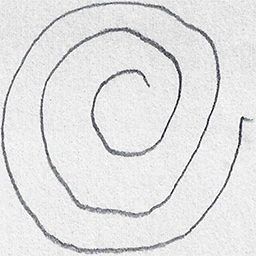
#> input picture Project Development Phase/Sprint 1/Dataset/Spiral/training/healthy/V01HE03.png, 256 x 256 px, found by its file name; its folder holds 4 pictures in this run
$ jupyter execute --allow-errors Model_Building.ipynb
#> lines starting #> are read from the running program, lines starting #| are printed output that depends on the picture; pictures that were not available may be replaced by others from this repository, and a replacement may not be noted
#Data Collection
###Download the dataset

[cell 1]
from google.colab import drive
drive.mount('/content/drive')

#Image Pre-processing
Importing the necessary libraries

[cell 2]
import numpy as np
import pandas as pd
import matplotlib.pyplot as plt
import seaborn as sns
import zipfile as zf
import os
import random
import cv2
import pickle
from imutils import build_montages
from imutils import paths
from sklearn.metrics import classification_report,confusion_matrix
from sklearn import metrics
from sklearn.preprocessing import LabelEncoder,LabelBinarizer
from sklearn.model_selection import train_test_split
from sklearn.ensemble import RandomForestClassifier,GradientBoostingClassifier,ExtraTreesClassifier
from skimage import feature
from google.colab.patches import cv2_imshow

[cell 3]
sns.set()
os.getcwd()

##Functions to load and quantify the images

[cell 4]
def quantify_image(image):
    features = feature.hog(image,
                           orientations=9,
                           pixels_per_cell=(10,10),
                           cells_per_block=(2,2),
                           transform_sqrt=True,
                           block_norm="L1")
    return features

[cell 5]
def load_split(path):
    path_images = list(paths.list_images(path))
    data=[]
    labels=[]

    for path_image in path_images:
        label = path_image.split(os.path.sep)[-2]
        image = cv2.imread(path_image)
        image = cv2.cvtColor(image,cv2.COLOR_BGR2GRAY)
        image = cv2.resize(image, (200,200))
        image = cv2.threshold(image,0,225,cv2.THRESH_BINARY_INV | cv2.THRESH_OTSU)[1]

        features = quantify_image(image)
        data.append(features)
        labels.append(label)

    return (np.array(data), np.array(labels))

#Using spiral images
##Defining the path for training data and testing data

#> (a cell that did not finish here is left out)

[cell 7]
spiral_train_healthy = os.listdir('Parkinsons/dataset/spiral/training/healthy/')
spiral_train_park = os.listdir('Parkinsons/dataset/spiral/training/parkinson/')

fp_spiral_train_healthy = 'Parkinsons/dataset/spiral/training/healthy/'
fp_spiral_train_park = 'Parkinsons/dataset/spiral/training/parkinson/'

spiral_test_healthy = os.listdir('Parkinsons/dataset/spiral/testing/healthy/')
spiral_test_park = os.listdir('Parkinsons/dataset/spiral/testing/parkinson/')

fp_spiral_test_healthy = 'Parkinsons/dataset/spiral/testing/healthy/'
fp_spiral_test_park = 'Parkinsons/dataset/spiral/testing/parkinson/'

[cell 8]
Xtrain = []
Xtest = []
outputs = []
Ytrain = []
Ytest= []

for i in spiral_train_healthy:
  image = cv2.imread(fp_spiral_train_healthy+i)
#> image is the input picture: shape (256, 256, 3); mean B, G, R 226.3, 225.7, 225.7
  image = cv2.cvtColor(image , cv2.COLOR_BGR2GRAY)
#> image: shape (256, 256)
  image = cv2.resize(image , (200,200))
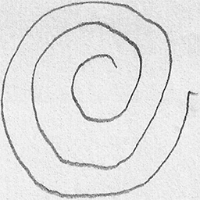
#> image: shape (200, 200); min 13, max 255, mean 225.7
  image =cv2.threshold(image, 0, 255,cv2.THRESH_BINARY_INV | cv2.THRESH_OTSU)[1]
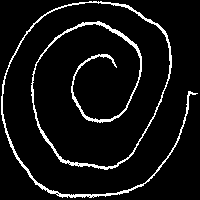
#> image: shape (200, 200); 7% white in thin lines or dots
  features = quantify_image(image)
#> in quantify_image, `features = feature.hog(image, orientations=9, pixels_per_cell=(10,10),..`: features = 12996 values, max 1 at index 2918, min 0 at index 0, mean 0.022
  Xtrain.append(features)
  Ytrain.append('healthy')
#> pass 2 of the loop `for i in spiral_train_healthy:`:
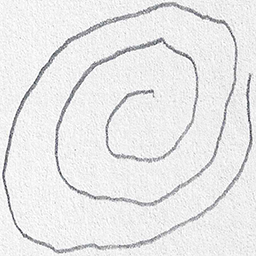
#> input picture Project Development Phase/Sprint 1/Dataset/Spiral/training/healthy/V02HE02.png, 256 x 256 px, found by its file name
#> image is the input picture: shape (256, 256, 3); mean B, G, R 232.8, 232.4, 232.4
#> `image = cv2.resize(image , (200,200))`:
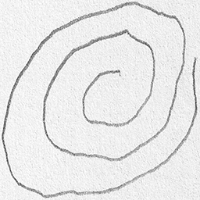
#> image: shape (200, 200); min 67, max 255, mean 232.3
#> `image =cv2.threshold(image, 0, 255,cv2.THRESH_BINARY_INV | cv2.THRESH_..`:
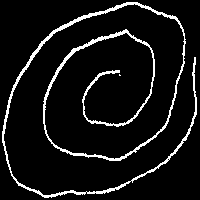
#> image: shape (200, 200); 7.8% white in thin lines or dots
#> `features = quantify_image(image)`: features = 12996 values, max 1 at index 3811, min 0 at index 0, mean 0.0215
#> pass 3 of the loop `for i in spiral_train_healthy:`:
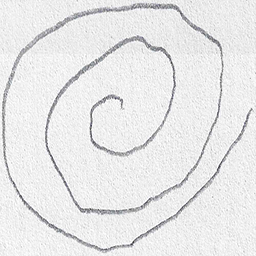
#> input picture Project Development Phase/Sprint 1/Dataset/Spiral/training/healthy/V02HE03.png, 256 x 256 px, found by its file name
#> image is the input picture: shape (256, 256, 3); mean B, G, R 232.2, 231.8, 231.8
#> `image = cv2.resize(image , (200,200))`:
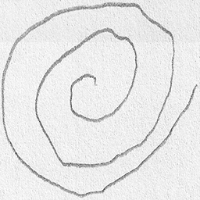
#> image: shape (200, 200); min 74, max 254, mean 231.7
#> `image =cv2.threshold(image, 0, 255,cv2.THRESH_BINARY_INV | cv2.THRESH_..`:
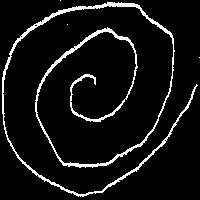
#> image: shape (200, 200); 7.3% white in thin lines or dots
#> `features = quantify_image(image)`: features = 12996 values, max 1 at index 6545, min 0 at index 0, mean 0.0211
#> the loop made 4 passes; the first 3 are shown

for i in spiral_train_park:
  image = cv2.imread(fp_spiral_train_park+i)
  image = cv2.cvtColor(image , cv2.COLOR_BGR2GRAY)
  image = cv2.resize(image , (200,200))
  image = cv2.threshold(image ,0,255,cv2.THRESH_BINARY_INV | cv2.THRESH_OTSU)[1]
  features = quantify_image(image)
#> features = 12996 values, max 1 at index 2918, min 0 at index 0, mean 0.022
  Xtrain.append(features)
  Ytrain.append('parkinson')

for i in spiral_test_healthy:
  image = cv2.imread(fp_spiral_test_healthy+i)
  outputs.append(image)
  image = cv2.cvtColor(image , cv2.COLOR_BGR2GRAY)
  image = cv2.resize(image , (200,200))
  image = cv2.threshold(image ,0,255,cv2.THRESH_BINARY_INV | cv2.THRESH_OTSU)[1]
  features = quantify_image(image)
  Xtest.append(features)
  Ytest.append('healthy')
#> pass 2 of the loop `for i in spiral_test_healthy:`:
#> `features = quantify_image(image)`: features = 12996 values, max 1 at index 3811, min 0 at index 0, mean 0.0215
#> pass 3 of the loop `for i in spiral_test_healthy:`:
#> `features = quantify_image(image)`: features = 12996 values, max 1 at index 6545, min 0 at index 0, mean 0.0211
#> the loop made 4 passes; the first 3 are shown

for i in spiral_test_park:
  image = cv2.imread(fp_spiral_test_park+i)
  outputs.append(image)
  image = cv2.cvtColor(image , cv2.COLOR_BGR2GRAY)
  image = cv2.resize(image , (200,200))
  image = cv2.threshold(image ,0,255,cv2.THRESH_BINARY_INV | cv2.THRESH_OTSU)[1]
  features = quantify_image(image)
#> features = 12996 values, max 1 at index 2918, min 0 at index 0, mean 0.022
  Xtest.append(features)
  Ytest.append('parkinson')

[cell 9]
Xtrain = np.array(Xtrain)
Xtest = np.array(Xtest)
Ytrain = np.array(Ytrain)
Ytest = np.array(Ytest)
Xtrain

[cell 10]
Ytrain

[cell 11]
Xtest

[cell 12]
Ytest

##Label Encoding

[cell 13]
label_encoder = LabelEncoder()
Ytrain = label_encoder.fit_transform(Ytrain)
Ytest = label_encoder.transform(Ytest)
print(Xtrain.shape, Ytrain.shape)
#| (5, 12996) (5,)

[cell 14]
Ytrain

[cell 15]
Ytest

#MODEL BUILDING
###Training the Model

[cell 16]
print("Training model....")
model = RandomForestClassifier(n_estimators=100)
model.fit(Xtrain,Ytrain)

[cell 17]
preds = model.predict(Xtest)
preds

##Model Evalution

[cell 18]
cnf = confusion_matrix(Ytest,preds)
cnf

[cell 19]
plt.figure(figsize=(5,5))
sns.heatmap(cnf , annot=True , cmap="coolwarm" , cbar=False)
plt.show()
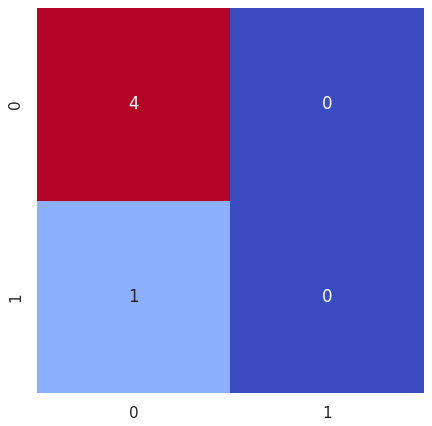
#> figure drawn by matplotlib, 1 panel

[cell 20]
acc = metrics.accuracy_score(Ytest,preds)
acc

[cell 21]
indexes = np.random.randint(0,30,25)
indexes

#Testing the Model

[cell 22]
testpath=list(paths.list_images(fp_spiral_train_healthy))
idxs=np.arange(0,len(testpath))
#> (the rest of this cell did not finish here and is left out)

[cell 23]
'''montage = build_montages(images,(128,128),(5,5))[0]
cv2.imshow(montage)
cv2.waitKey(0)'''

#> (the rest of this cell did not finish here and is left out)

##Predicting the model-Accuracy and Confusion Matrix

[cell 24]
predictions = model.predict(Xtest)

cm = confusion_matrix(Ytest, predictions).flatten()
print(cm)
(tn, fp, fn, tp) = cm
accuracy = (tp + tn) / float(cm.sum())
print(accuracy)

#Save the model

[cell 25]
pickle.dump(model,open('parkinson.pkl','wb'))

#Using wave images

[cell 26]
wave_train_healthy = os.listdir('Parkinsons/dataset/wave/training/healthy/')
wave_train_park = os.listdir('Parkinsons/dataset/wave/training/parkinson/')

fp_wave_train_healthy = 'Parkinsons/dataset/wave/training/healthy/'
fp_wave_train_park = 'Parkinsons/dataset/wave/training/parkinson/'

wave_test_healthy = os.listdir('Parkinsons/dataset/wave/testing/healthy/')
wave_test_park = os.listdir('Parkinsons/dataset/wave/testing/parkinson/')

fp_wave_test_healthy = 'Parkinsons/dataset/wave/testing/healthy/'
fp_wave_test_park = 'Parkinsons/dataset/wave/testing/parkinson/'

[cell 27]
Xtrain = []
Xtest = []
outputs = []
Ytrain = []
Ytest= []

for i in wave_train_healthy:
  image = cv2.imread(fp_wave_train_healthy+i)
  image = cv2.cvtColor(image , cv2.COLOR_BGR2GRAY)
  image = cv2.resize(image , (200,200))
  image =cv2.threshold(image, 0, 255,cv2.THRESH_BINARY_INV | cv2.THRESH_OTSU)[1]
  features = quantify_image(image)
  Xtrain.append(features)
  Ytrain.append('healthy')
#> pass 2 of the loop `for i in wave_train_healthy:`:
#> `features = quantify_image(image)`: features = 12996 values, max 1 at index 3811, min 0 at index 0, mean 0.0215
#> pass 3 of the loop `for i in wave_train_healthy:`:
#> `features = quantify_image(image)`: features = 12996 values, max 1 at index 6545, min 0 at index 0, mean 0.0211
#> the loop made 4 passes; the first 3 are shown

for i in wave_train_park:
  image = cv2.imread(fp_wave_train_park+i)
  image = cv2.cvtColor(image , cv2.COLOR_BGR2GRAY)
  image = cv2.resize(image , (200,200))
  image = cv2.threshold(image ,0,255,cv2.THRESH_BINARY_INV | cv2.THRESH_OTSU)[1]
  features = quantify_image(image)
#> features = 12996 values, max 1 at index 2918, min 0 at index 0, mean 0.022
  Xtrain.append(features)
  Ytrain.append('parkinson')

for i in wave_test_healthy:
  image = cv2.imread(fp_wave_test_healthy+i)
  outputs.append(image)
  image = cv2.cvtColor(image , cv2.COLOR_BGR2GRAY)
  image = cv2.resize(image , (200,200))
  image = cv2.threshold(image ,0,255,cv2.THRESH_BINARY_INV | cv2.THRESH_OTSU)[1]
  features = quantify_image(image)
  Xtest.append(features)
  Ytest.append('healthy')
#> pass 2 of the loop `for i in wave_test_healthy:`:
#> `features = quantify_image(image)`: features = 12996 values, max 1 at index 3811, min 0 at index 0, mean 0.0215
#> pass 3 of the loop `for i in wave_test_healthy:`:
#> `features = quantify_image(image)`: features = 12996 values, max 1 at index 6545, min 0 at index 0, mean 0.0211
#> the loop made 4 passes; the first 3 are shown

for i in wave_test_park:
  image = cv2.imread(fp_wave_test_park+i)
  outputs.append(image)
  image = cv2.cvtColor(image , cv2.COLOR_BGR2GRAY)
  image = cv2.resize(image , (200,200))
  image = cv2.threshold(image ,0,255,cv2.THRESH_BINARY_INV | cv2.THRESH_OTSU)[1]
  features = quantify_image(image)
#> features = 12996 values, max 1 at index 2918, min 0 at index 0, mean 0.022
  Xtest.append(features)
  Ytest.append('parkinson')

[cell 28]
Xtrain = np.array(Xtrain)
Xtest = np.array(Xtest)
Ytrain = np.array(Ytrain)
Ytest = np.array(Ytest)
Xtrain

[cell 29]
Ytrain

[cell 30]
Xtest

[cell 31]
Ytest

#Label Encoding

[cell 32]
le = LabelEncoder()
Ytrain = le.fit_transform(Ytrain)
Ytest = le.transform(Ytest)
print(Xtrain.shape,Ytrain.shape)
#| (5, 12996) (5,)
